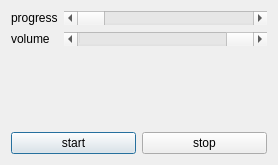
<?xml version="1.0" encoding="UTF-8"?>
<ui version="4.0">
 <class>Dialog</class>
 <widget class="QDialog" name="Dialog">
  <property name="geometry">
   <rect>
    <x>0</x>
    <y>0</y>
    <width>278</width>
    <height>165</height>
   </rect>
  </property>
  <property name="windowTitle">
   <string>Dialog</string>
  </property>
  <layout class="QVBoxLayout" name="verticalLayout">
   <item>
    <layout class="QFormLayout" name="formLayout">
     <property name="verticalSpacing">
      <number>7</number>
     </property>
     <item row="0" column="0">
      <widget class="QLabel" name="label_2">
       <property name="text">
        <string>progress</string>
       </property>
      </widget>
     </item>
     <item row="1" column="0">
      <widget class="QLabel" name="label">
       <property name="text">
        <string>volume</string>
       </property>
      </widget>
     </item>
     <item row="1" column="1">
      <widget class="QScrollBar" name="slidervolume">
       <property name="value">
        <number>99</number>
       </property>
       <property name="orientation">
        <enum>Qt::Horizontal</enum>
       </property>
      </widget>
     </item>
     <item row="0" column="1">
      <widget class="QScrollBar" name="sliderprogress">
       <property name="orientation">
        <enum>Qt::Horizontal</enum>
       </property>
      </widget>
     </item>
    </layout>
   </item>
   <item>
    <layout class="QHBoxLayout" name="horizontalLayout">
     <item>
      <widget class="QPushButton" name="pushButton">
       <property name="text">
        <string>start</string>
       </property>
      </widget>
     </item>
     <item>
      <widget class="QPushButton" name="pushButton_2">
       <property name="text">
        <string>stop</string>
       </property>
      </widget>
     </item>
    </layout>
   </item>
  </layout>
 </widget>
 <layoutdefault spacing="6" margin="11"/>
 <resources/>
 <connections/>
</ui>
